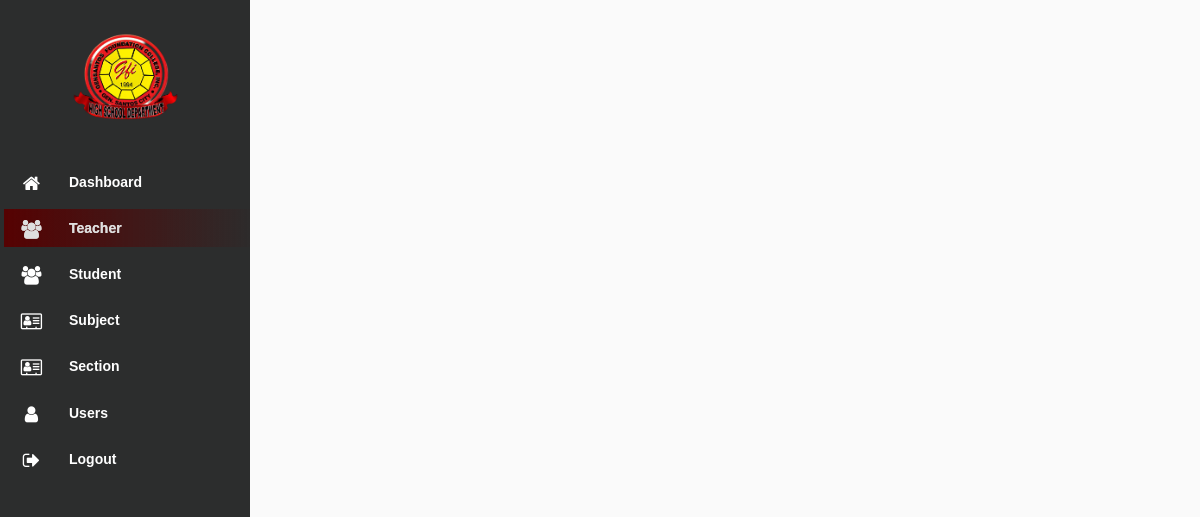
Page /modules/Teacher/edit.php?id=00005 (signed in) on the earlier database version.
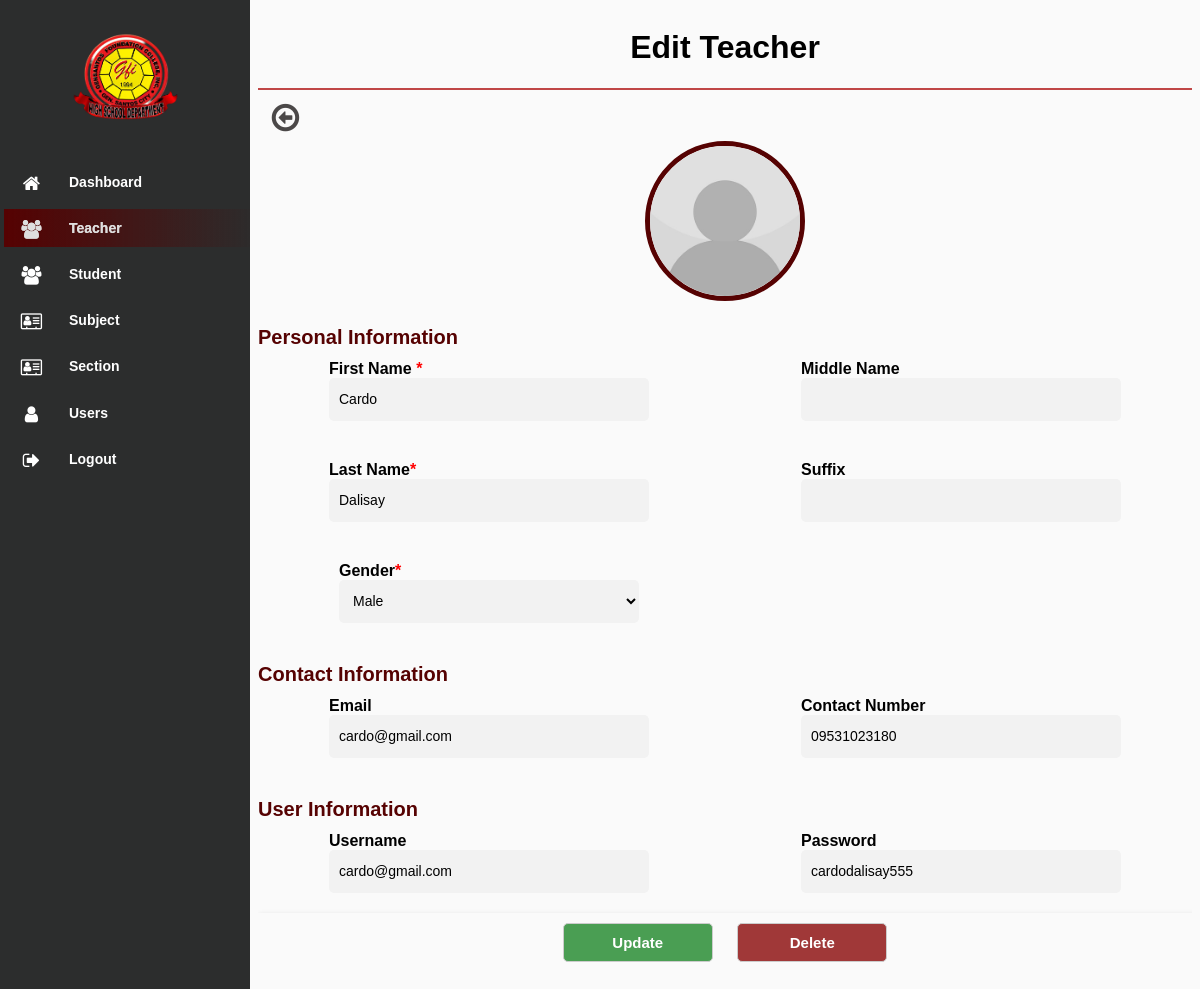
Same page on the later database version.
### tables this page shows
CREATE TABLE `teacher` (
  `id` int(5) UNSIGNED ZEROFILL NOT NULL,
  `first_name` varchar(255) NOT NULL,
  `middle_name` varchar(255) NOT NULL,
  `last_name` varchar(255) NOT NULL,
  `suffix` varchar(255) NOT NULL,
  `email` varchar(255) NOT NULL,
  `gender` varchar(100) NOT NULL,
  `contact_number` varchar(100) NOT NULL,
  `username` varchar(100) NOT NULL,
  `password` varchar(100) NOT NULL,
  `date_created` datetime NOT NULL DEFAULT current_timestamp(),
  `del_status` varchar(255) NOT NULL
);

### modules/Teacher/edit.php (the view, shortened to what this page needs)
<!DOCTYPE html>
<html lang="en">
<head>
    <link rel="stylesheet" type="text/css" href="../../assets/css/font-awesome-4.7.0/css/menu.css">
    <link rel="stylesheet" type="text/css" href="../../assets/css/font-awesome-4.7.0/css/style.css">
    <link rel="stylesheet" type="text/css" href="../../assets/css/font-awesome-4.7.0/css/font-awesome.min.css"
        rel="stylesheet">
    <link rel="stylesheet" href="../../assets/css/jquery.dataTables.min.css">
</head>
<body>
    <?php
$page = 'Teacher';
include "../../navbar.php";
include "../../db_conn.php";
$id = $_GET['id'];
$squery =  mysqli_query($conn, "SELECT * from teacher Where id = '$id'");
while ($row = mysqli_fetch_array($squery)) {
 ?>
        <div class="content">
            <div class="header">
                <h1>Edit <?php if ($page) {echo $page;} ?></h1>
            </div>
        <a href="./" class="back"><i class="fa fa-arrow-circle-o-left fa-2x"></i></a>
        <form class="row g-3" action="update.php?id=<?php echo $row['id']?>" method="post">
        <div class="image" id="image">
                <img src="../../assets/img/default.jpeg" alt="">
            </div>
            <h3>Personal Information</h3>
            <div class="grid-container grid-container--fill">
                <div class="grid-item">
                    <label class="form-label">First Name <span class="required">*</span></label>
                    <input type="text" class="form-control" id="first_name" name="first_name" value="<?php echo $row['first_name'] ?>" required>
                </div>
                <div class="grid-item">
                    <label class="form-label">Middle Name</label>
                    <input type="text" class="form-control" id="middle_name" name="middle_name"
                    value = "<?php echo $row['middle_name']; ?>">
                </div>
                <div class="grid-item">
                    <label class="form-label">Last Name<span class="required">*</span></label>
                    <input type="text" class="form-control" id="last_name" name="last_name"
                    value = "<?php echo $row['last_name']; ?>" required>
                </div>
                <div class="grid-item">
                    <label class="form-label">Suffix</label>
                    <input type="text" class="form-control" id="name" name="suffix"
                    value = "<?php echo $row['suffix']; ?>"  >
                </div>
                <div class="grid-item">
                    <label class="form-label">Gender<span class="required">*</span></label>
                    <select name="gender" class="form-control" required style="height:43px;">
                        <option hidden value="<?php echo $row['gender']; ?>"><?php echo $row['gender']; ?></option>
                    </select>
                </div>
            </div>
            <h3>Contact Information</h3>
            <div class="grid-container grid-container--fill">
                <div class="grid-item">
                    <label class="form-label">Email</label>
                    <input type="text" class="form-control" id="email" name="email" required
                    value = "<?php echo $row['email']; ?>">
                </div>
                <div class="grid-item">
                    <label class="form-label">Contact Number</label>
                    <input type="text" class="form-control" id="contact_number" name="contact_number" required
                    value = "<?php echo $row['contact_number']; ?>">
                </div>
            </div>
            <h3>User Information</h3>
            <div class="grid-container grid-container--fill">
                <div class="grid-item">
                    <label class="form-label">Username</label>
                    <input type="text" class="form-control" id="username" name="username" readonly
                    value = "<?php echo $row['username']; ?>">
                </div>
                <div class="grid-item">
                    <label class="form-label">Password</label>
                    <input type="text" class="form-control" id="password" name="password" password="password" readonly
                    value = "<?php echo $row['password']; ?>">
                </div>
            </div>
            <div class="footer">
            <button class="save" type="submit">Update</button>
            <button class="delete" id="delBtn" type="button" onclick="del()">Delete</button>
            </div>
        </form>
        </div>
        <?php } ?>
</body>
</html>

Differences in the rows shown:
added teacher: first_name "Cardo", last_name "Dalisay", gender "Male", email "cardo@gmail.com", contact_number "09531023180", username "cardo@gmail.com", password "cardodalisay555"
